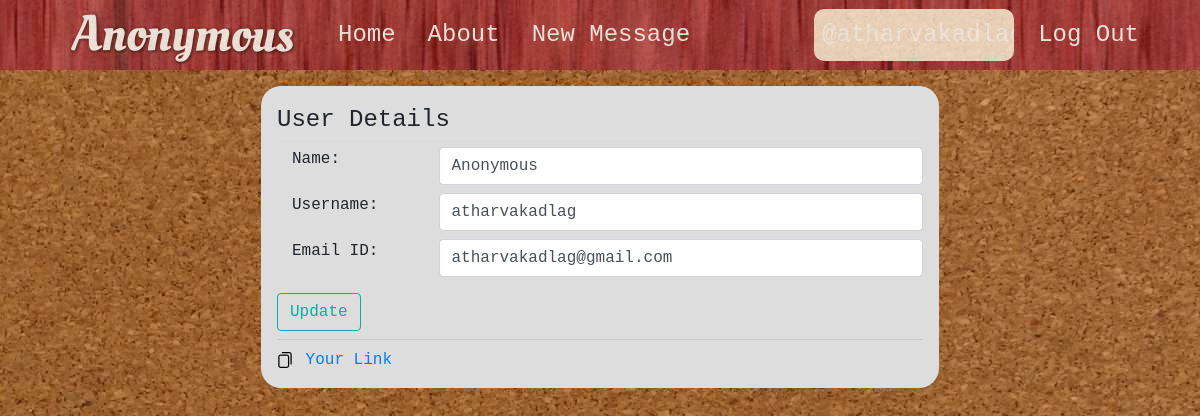
The page /account/update_account (signed in) on the database its author committed.
### anonymous/models.py (models this page shows, shortened)
class Users(db.Model, UserMixin):
    id = db.Column(db.Integer, primary_key=True)
    name = db.Column(db.String(120), nullable=True)
    username = db.Column(db.String(70), unique=True, nullable=False)
    email = db.Column(db.String(120), unique=True, nullable=False)
    password = db.Column(db.String(120), unique=True, nullable=False)
    messages = db.relationship('Messages', backref='sender', lazy=True)

### anonymous/users/routes.py (the view, shortened to what this page needs)
@users.route("/account/update_account", methods=['POST', 'GET'])
@login_required
def update_account():
    form = forms.UpdateForm()
    if request.method == "GET":
        form.name.data = current_user.name
        form.username.data = current_user.username
        form.email.data = current_user.email
    return render_template('update_account.html', form=form)

### anonymous/users/forms.py (shortened to what this page needs)
class UpdateForm(FlaskForm):
    name = StringField('Name:', [DataRequired(), Length(max=120)])
    username = StringField('Username:', [DataRequired(), Length(max=120)])
    email = StringField(
        'Email ID:', [DataRequired(), Email(), Length(max=100)])
    submit = SubmitField('Update')

### anonymous/models.py (called while the page is built)
@login_manager.user_loader
def load_user(id):
    return Users.query.get(id)

### anonymous/templates/update_account.html (shortened to what this page needs)
{% extends 'base.html' %}
{% block content %}
<div class="col-md-8 offset-md-2">
    <form action="" method="POST">
        <fieldset class="form-group">
            <legend class='border-bottom'>User Details</legend>
            <div class='form-group row mb-2'>
                {{ form.name.label(class='col-sm-3 form-control-label') }}
                {% if form.name.errors %}
                {{ form.name(class='col-sm-9 form-control is-invalid') }}
                <div class="invalid-feedback">
                    {% for error in form.name.errors %}
                    <span>{{ error }}</span>
                    {% endfor %}
                </div>
                {% else %}
                {{ form.name(class='col-sm-9 form-control') }}
                {% endif %}
            </div>
            <div class='form-group row mb-2 mb-2'>
                {{ form.username.label(class='col-sm-3 form-control-label') }}
                {% if form.username.errors %}
                {{ form.username(class='col-sm-9 form-control is-invalid') }}
                <div class="invalid-feedback">
                    {% for error in form.username.errors %}
                    <span>{{ error }}</span>
                    {% endfor %}
                </div>
                {% else %}
                {{ form.username(class='col-sm-9 form-control') }}
                {% endif %}
            </div>
            <div class='form-group row mb-2 mb-2'>
                {{ form.email.label(class='col-sm-3 form-control-label') }}
                {% if form.email.errors %}
                {{ form.email(class='col-sm-9 form-control is-invalid') }}
                <div class="invalid-feedback">
                    {% for error in form.email.errors %}
                    <span>{{ error }}</span>
                    {% endfor %}
                </div>
                {% else %}
                {{ form.email(class='col-sm-9 form-control') }}
                {% endif %}
            </div>
            {{ form.submit(class='mt-2 btn btn-outline-info') }}
            <hr>
            <img class='icon' onclick="copyfunc()" src="{{url_for('static', filename='images/copy.svg')}}" alt="">
            <a class='user-link' href="/new_message?u={{current_user.username}}">Your Link</a>
        </fieldset>
    </form>
</div>
{% endblock content %}

### anonymous/static/css/main.css (style rules this page uses)
html > body { background-image: url('../images/bodybg.jpg'); font-size: 16px; }
.icon { height: 1em; }
form { background: #dddddd; padding: 1em; margin: 1em; border-radius: 20px; }
a { margin-left: 3px; }

### rows shown on the page
Users: name "Anonymous", username "atharvakadlag", email "atharvakadlag@gmail.com"
